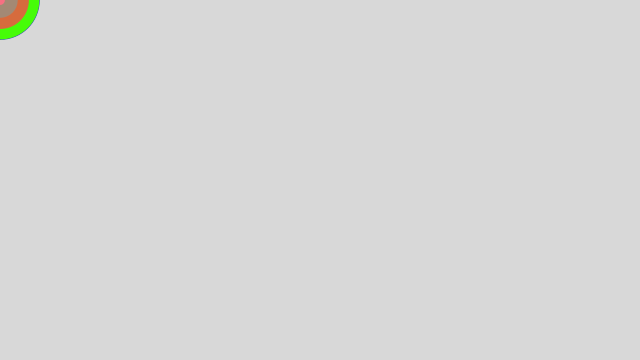
Frame 1 (no input)
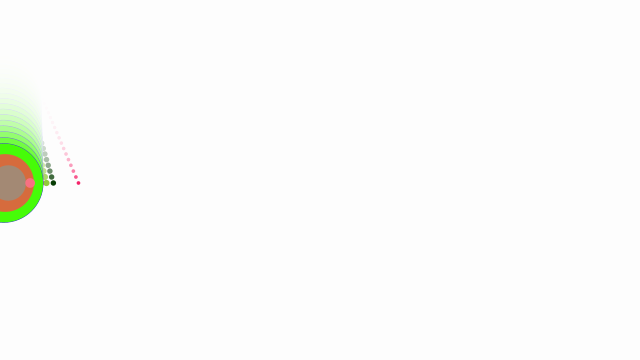
Frame 60 (the mouse pressed at the canvas centre just before this capture)
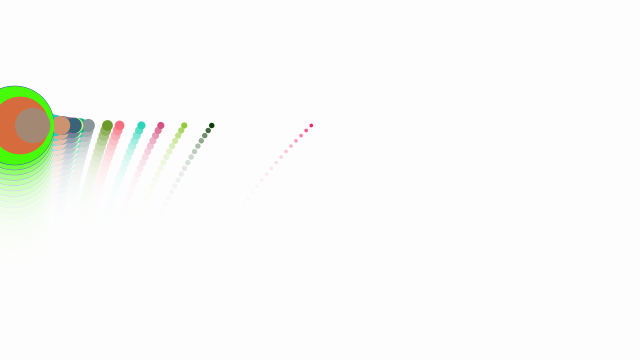
Frame 120 (the mouse held since frame 60 and released just before this capture)

The Processing sketch that drew these frames (run headless with seeded random() and noise(); from frame 60 on, the mouse is pressed at the canvas centre):

// Processing sketch: Nature_Of_Code_2_1
// ── Nature_Of_Code_2_1.pde
// 力：重力、風力（浮力）
Mover movers[] = new Mover[100];

/*
* 初期設定
*/
void setup() {
  size(640, 360);
  for (int i = 0; i < movers.length; i++)
  {
    movers[i] = new Mover(random(0.1, 5), 0, 0, random(0, 255), random(0, 255), random(0, 255));
  }
}

/*
* 随時描写
*/
void draw() {
  noStroke();
  //background(255);
  fill(255, 60);
  rect(0, 0, width, height);

  // 表示更新
  for (int i = 0; i < movers.length; i++) {
    float m = movers[i].mass;
    // 風力
    PVector wind = new PVector(0.01, 0);
    // 重力
    PVector gravity = new PVector(0, 0.1 * m);
    
    movers[i].applyForce(wind);
    movers[i].applyForce(gravity);
    movers[i].update();
    movers[i].checkEdges();
    movers[i].display();
  }
}

/*
* 移動オブジェクトクラス
*/
class Mover {
  PVector location;
  PVector velocity;
  PVector acceleration;
  float mass;
  float r,g,b;
  
  /*
  * コンストラクタ
  */
  Mover(float m, float x, float y, float r_, float g_, float b_) {
    // 質量、位置、速度、加速度の初期値を設定
    mass = m;
    location = new PVector(x, y);
    velocity = new PVector(0, 0);
    acceleration = new PVector(0, 0);
    r = r_;
    g = g_;
    b = b_;
  }
  
  /*
  * 位置、速度の更新
  */
  void update() {
    // 速度に加速度を加算
    velocity.add(acceleration);
    // 現在位置に速度分の移動を加算
    location.add(velocity);
    // 加速度の初期化
    acceleration.mult(0);
  }
  
  /*
  * 画面表示
  */
  void display() {
    noStroke();
    fill(r, g, b);
    ellipse(location.x, location.y, mass * 16, mass * 16);
  } 

  /*
  * ウィンドウ端に到達した場合の処理
  */
  void checkEdges() {
    if (location.x > width ) {
      location.x = width;
      velocity.x *= -1;
    } else if (location.x < 0) {
      velocity.x *= -1;
      location.x = 0;
    } 

    if (location.y > height) {
      velocity.y *= -1;
      location.y = height;
    }
  }
  
  /*
  * 力の積算
  */
  void applyForce(PVector force) 
  {
    // 加速度に力を加算
    PVector f = PVector.div(force, mass);
    acceleration.add(f);
  }
}
